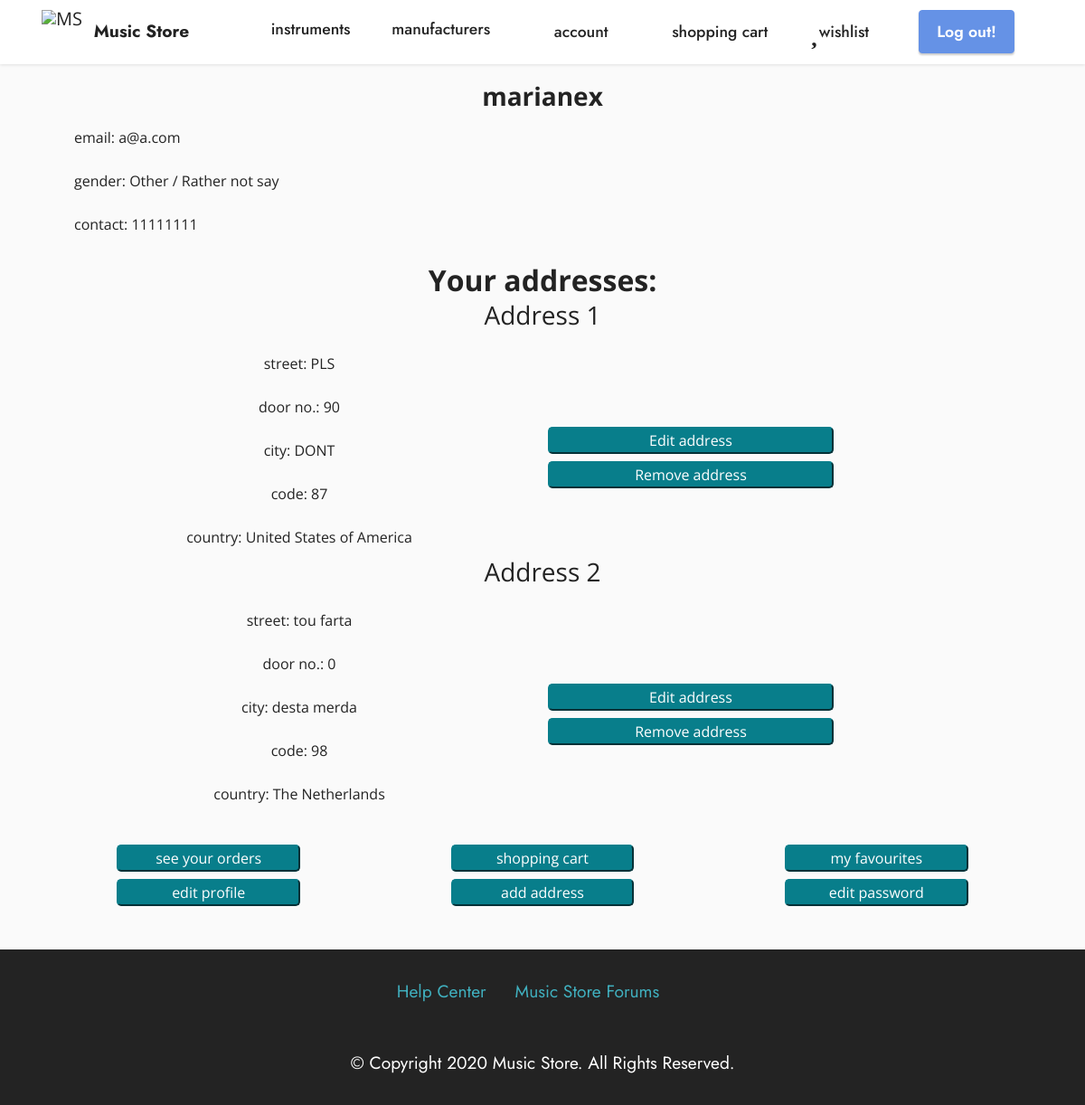
/account/ (signed in), run on the app's committed database.
### app/models.py (models this page shows, shortened)
class Person(models.Model):
    name = models.CharField(max_length=100)
    user = models.OneToOneField(auth_models.User, on_delete=models.CASCADE)
    gender = models.CharField(choices=GENDER, max_length=100)
    contact = models.PositiveBigIntegerField()
    role = models.CharField(choices=ROLES, max_length=10)
    '''
    street = models.CharField(max_length=100)
    city = models.CharField(max_length=100)
    code = models.CharField(max_length=20)
    country = models.CharField(choices=COUNTRIES, max_length=100)
    door = models.IntegerField()
    '''

class Address(models.Model):
    street = models.CharField(max_length=100)
    city = models.CharField(max_length=100)
    code = models.CharField(max_length=20)
    country = models.CharField(choices=COUNTRIES, max_length=100)
    door = models.IntegerField()
    person = models.ForeignKey(Person, on_delete=models.CASCADE, blank=True)

### app/views.py (the view)
# urls.py: path('account/', views.account, name='account'),
@login_required(login_url='/login/')
def account(request):
    user_id = request.user.id
    u = models.User.objects.get(pk=user_id)
    ac = Person.objects.get(user_id=u.id)
    try:
        addrs = Address.objects.filter(person=ac).all()
    except ObjectDoesNotExist :
        addrs = []
    return render(request, 'account_details.html', {'u': u, 'ac':ac, 'addrs' : addrs})

### templates/account_details.html (shortened to what this page needs)
{% extends 'layout.html' %}
{% block content %}
    <div class="container container-info">
        <h3 style="width: 100%; text-align: center" class="font-weight-bold">{{ ac.name }}</h3>
        <div class="container">
            <ul class="list-group">
                <li class="list-group-item li-back">email: {{ u.username }}</li>
                <li class="list-group-item li-back">gender: {{ ac.get_gender_display }}</li>
                <li class="list-group-item li-back">contact: {{ ac.contact }}</li>
            </ul>
            {% if addrs|length == 0 %}
                <h5>You haven't added an adddress yet...</h5>
            {% else %}
                <div style="margin-top: 1rem" class="container">
                    <h2 style="float: left; width: 100%; margin-top: 0.4rem"><strong>Your addresses:</strong></h2>
                    <div class="address-div">
                        {% for a in addrs %}
                            <h3>Address {{ forloop.counter }}</h3>
                            <div class="row">
                                <div class="col">
                                    <ul class="list-group ul-background" style="margin-top: 0.5rem">
                                        <li class="list-group-item">street: {{ a.street }}</li>
                                        <li class="list-group-item">door no.: {{ a.door }}</li>
                                        <li class="list-group-item">city: {{ a.city }}</li>
                                        <li class="list-group-item">code: {{ a.code }}</li>
                                        <li class="list-group-item">country: {{ a.get_country_display }}</li>
                                    </ul>
                                </div>
                                <div class="col">
                                    <form action="/edit/addresses/" method="post">
                                        <div style="margin-top: 20%" class="row">
                                                <input style="float: right" class="href_button" type="submit" value="Edit address">
                                        </div>
                                        <div style="margin-top: 0.5rem" class="row">
                                            <input style="float: left" class="href_button" type="submit" name="rem" value="Remove address">
                                        </div>
                                    </form>
                                </div>
                            </div>
                        {% endfor %}
                    </div>
                </div>
            {% endif %}
        </div>
        <div style="margin-top: 2rem" class="container">
            <div class="row">
                <div class="col">
                    <a class="href_button" href="/account/orders/">see your orders</a>
                </div>
                <div class="col">
                    <a class="href_button" href="/account/shoppingcart/">shopping cart</a>
                </div>
                <div class="col">
                    <a class="href_button" href="/account/wishlist">my favourites</a>
                </div>
            </div>
            <div class="row" style="margin-top: 0.5rem">
                <div class="col">
                    <a class="href_button" href="/edit/account">edit profile</a>
                </div>
                <div class="col">
                    <a class="href_button" href="/add/addresses">add address</a>
                </div>
                <div class="col">
                    <a class="href_button" href="/account/change_password/">edit password</a>
                </div>
            </div>
        </div>
<br>
<br>
    </div>
{% endblock %}

### app/static/theme/css/style.css (style rules this page uses)
body { font-style: normal; line-height: 1.5; font-weight: 400; color: #232323; position: relative; }
section, .container, .container-fluid { position: relative; word-wrap: break-word; }
a { font-style: normal; font-weight: 400; cursor: pointer; }
a, a:hover { text-decoration: none; }
h1, h2, h3, h4, h5, h6, .display-1, .display-2, .display-4, .display-5, .display-7, span, p, a { line-height: 1; word-break: break-word; word-wrap: break-word; font-weight: 400; }
b, strong { font-weight: bold; }
[type="submit"] { -webkit-appearance: none; }
.row { display: -webkit-flex; -webkit-flex-wrap: wrap; }
html, body { height: auto; min-height: 100vh; }
form .row { margin-left: -0.6rem; margin-right: -0.6rem; }
ul, ol, pre, blockquote { margin-bottom: 2.3125rem; }
@media (min-width: 992px) { .container { padding-left: 16px; padding-right: 16px; } }
@media (min-width: 992px) { .row { margin-left: -16px; margin-right: -16px; } }
@media (min-width: 992px) { .row > [class*="col"] { padding-left: 16px; padding-right: 16px; } }

### app/static/mobirise/css/mbr-additional.css (style rules this page uses)
body { font-family: IBM Plex Sans; }
a, a:hover { color: #6592e6; }
body { overflow-x: hidden; }
a { transition: color 0.6s; }

### templates/layout.html (style rules this page uses)
body { margin: 0; min-height: 100vh; font-family: 'Open Sans'; background: #fafafa; }
.href_button { width: 60%; background-color: #087e8b; box-shadow: none; color: white; border: #087e8b; text-decoration: none; display: inline-block; letter-spacing: normal; border-image: initial; margin: 0; padding: 1px 6px; border-width: 2px; border-style: outset; border-radius: 5px; font-family: inherit; font-size: inherit; line-height: inherit; align-items: flex-start; text-align: center; transition: 1s; }
.container-info { margin-top: 2rem; justify-content: center; text-align: center; color: #232323; }
.li-back { background: none; text-align: left; border: none; }
.ul-background li { background: none; border: none; }
.address-div { width: 100%; margin-top: 1rem; }
:root { --color: #3c3163; --transition-time: 0.5s; }
* { box-sizing: border-box; }
a { color: inherit; }

### data on the page
Person: name "marianex", gender "Other / Rather not say", contact "11111111"
Address: street "PLS", door "90", city "DONT", code "87", country "United States of America"
Address: street "tou farta", door "0", city "desta merda", code "98", country "The Netherlands"

### other printed values
{{ u.username }} "a@a.com"
